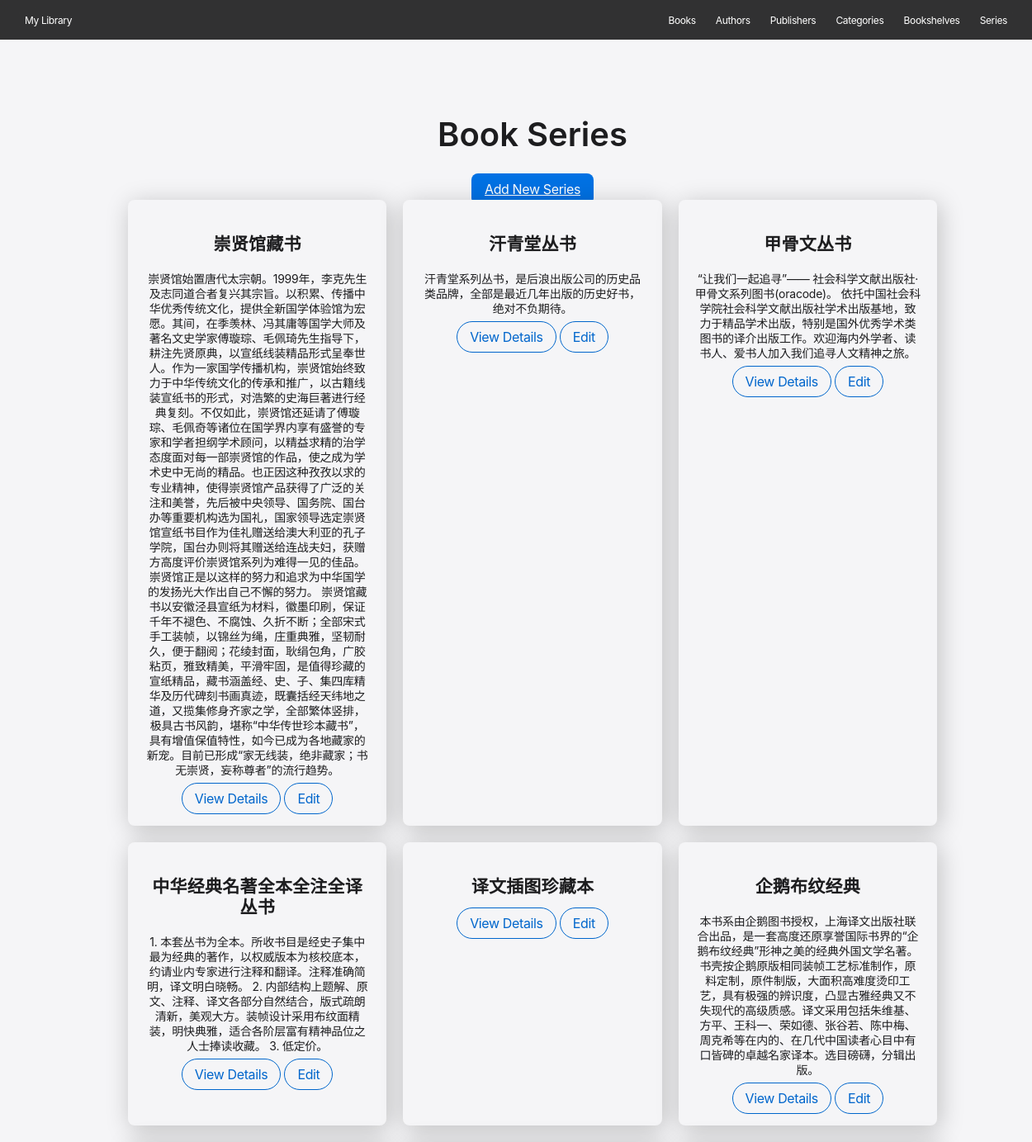
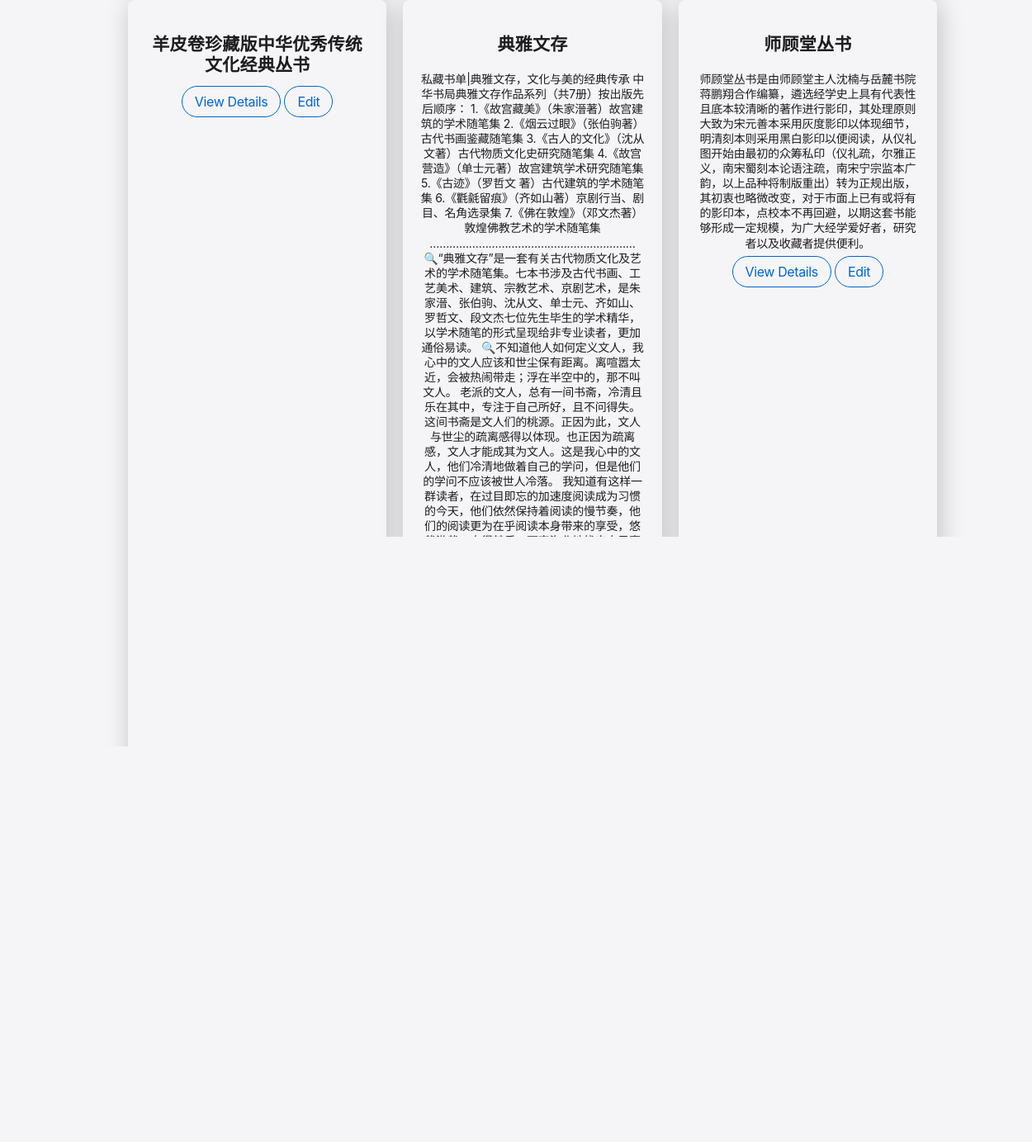
Screenshot of /series with the database file from the repository (2 pictures, top to bottom).
### models/series.py (models this page shows, shortened)
class BookSeries(Base):
    __tablename__ = 'book_series'
    id: Mapped[int] = mapped_column(Integer, primary_key=True, index=True)
    name: Mapped[str] = mapped_column(String(255), nullable=False)
    intro: Mapped[Optional[str]] = mapped_column(String(1000), nullable=True)
    books: Mapped[List["Book"]] = relationship(back_populates="book_series")

### main.py (the view)
@app.get("/series")
async def series_page(request: Request, db: Session = Depends(get_db)):
    series = db.query(BookSeries).limit(10).all()
    return templates.TemplateResponse("series.html", {"request": request, "series": series})

### templates/series.html (shortened to what this page needs)
{% extends "base.html" %}
{% block content %}
<section class="section light">
    <div class="container">
        <h1 class="section-heading">Book Series</h1>
        <a href="#" class="btn-primary-blue">Add New Series</a>
        <div class="grid">
            {% for serie in series %}
            <div class="card">
                <h3 class="card-title">{{ serie.name }}</h3>
                <p class="caption">{{ serie.intro }}</p>
                <a href="/series/{{ serie.id }}" class="btn-pill-link">View Details</a>
                <a href="#" class="btn-pill-link">Edit</a>
            </div>
            {% endfor %}
        </div>
    </div>
</section>
{% endblock %}

### static/css/styles.css (style rules this page uses)
:root { --pure-black: #000000; --light-gray: #f5f5f7; --near-black: #1d1d1f; --apple-blue: #0071e3; --link-blue: #0066cc; --bright-blue: #2997ff; --white: #ffffff; --black-80: rgba(0, 0, 0, 0.8); --black-48: rgba(0, 0, 0, 0.48); --dark-surface-1: #272729; --dark-surface-2: #262628; --dark-surface-3: #28282a; --dark-surface-4: #2a2a2d; --dark-surface-5: #242426; --button-active: #ededf2; --button-default-light: #fafafc; --overlay: rgba(210, 210, 215, 0.64); --white-32: rgba(255, 255, 255, 0.32); --card-shadow: rgba(0, 0, 0, 0.22) 3px 5px 30px 0px; }
body { font-family: 'SF Pro Display', 'SF Pro Text', 'SF Pro Icons', 'Helvetica Neue', Helvetica, Arial, sans-serif; margin: 0; padding: 0; line-height: 1.47; letter-spacing: -0.374px; color: var(--near-black); background-color: var(--light-gray); }
.section-heading { font-family: 'SF Pro Display', sans-serif; font-size: 40px; font-weight: 600; line-height: 1.10; letter-spacing: normal; }
.card-title { font-family: 'SF Pro Display', sans-serif; font-size: 21px; font-weight: 700; line-height: 1.19; letter-spacing: 0.231px; }
.caption { font-family: 'SF Pro Text', sans-serif; font-size: 14px; font-weight: 400; line-height: 1.29; letter-spacing: -0.224px; }
.btn-primary-blue { background-color: var(--apple-blue); color: var(--white); padding: 8px 15px; border-radius: 8px; border: 1px solid transparent; font: inherit; cursor: pointer; transition: background-color 0.2s; }
.btn-pill-link { background-color: transparent; color: var(--link-blue); border: 1px solid var(--link-blue); border-radius: 980px; padding: 8px 15px; font: inherit; text-decoration: none; cursor: pointer; transition: text-decoration 0.2s; }
.card { background-color: var(--light-gray); border-radius: 8px; padding: 20px; box-shadow: var(--card-shadow); }
.section { width: 100%; padding: 60px 20px; text-align: center; }
.section.light { background-color: var(--light-gray); color: var(--near-black); }
.container { max-width: 980px; margin: 0 auto; padding: 0 20px; }
.grid { display: grid; grid-template-columns: repeat(auto-fit, minmax(300px, 1fr)); gap: 20px; }

### rows the page displays
BookSeries: name "崇贤馆藏书", intro "崇贤馆始置唐代太宗朝。1999年，李克先生及志同道合者复兴其宗旨。以积累、传播中华优秀传统文化，提供全新国学体验馆为宏愿。其间，在季羡林、冯其庸等国学大师及著名文史学家傅璇琮、毛佩琦先生指导下，耕注先贤原典，以宣纸线装精品形式呈奉世人。作为一家国学传播机构，崇贤馆始终致力于中华传统文化的传承和推广，以古籍线装宣纸书的形式，对浩繁的史海巨著进行经典复刻。不仅如此，崇贤馆还延请了傅璇琮、毛佩奇等诸位在国学界内享有盛誉的专家和学者担纲学术顾问，以精益求精的治学态度面对每一部崇贤馆的作品，使之成为学术史中无尚的精品。也正因这种孜孜以求的专业精神，使得崇贤馆产品获得了广泛的关注和美誉，先后被中央领导、国务院、国台办等重要机构选为国礼，国家领导选定崇贤馆宣纸书目作为佳礼赠送给澳大利亚的孔子学院，国台办则将其赠送给连战夫妇，获赠方高度评价崇贤馆系列为难得一见的佳品。崇贤馆正是以这样的努力和追求为中华国学的发扬光大作出自己不懈的努力。 崇贤馆藏书以安徽泾县宣纸为材料，徽墨印刷，保证千年不褪色、不腐蚀、久折不断；全部宋式手工装帧，以锦丝为绳，庄重典雅，坚韧耐久，便于翻阅；花绫封面，耿绢包角，广胶粘页，雅致精美，平滑牢固，是值得珍藏的宣纸精品，藏书涵盖经、史、子、集四库精华及历代碑刻书画真迹，既囊括经天纬地之道，又揽集修身齐家之学，全部繁体竖排，极具古书风韵，堪称“中华传世珍本藏书”，具有增值保值特性，如今已成为各地藏家的新宠。目前已形成“家无线装，绝非藏家；书无崇贤，妄称尊者”的流行趋势。"
BookSeries: name "汗青堂丛书", intro "汗青堂系列丛书，是后浪出版公司的历史品类品牌，全部是最近几年出版的历史好书，绝对不负期待。"
BookSeries: name "甲骨文丛书", intro "“让我们一起追寻”—— 社会科学文献出版社·甲骨文系列图书(oracode)。 依托中国社会科学院社会科学文献出版社学术出版基地，致力于精品学术出版，特别是国外优秀学术类图书的译介出版工作。欢迎海内外学者、读书人、爱书人加入我们追寻人文精神之旅。"
BookSeries: name "中华经典名著全本全注全译丛书", intro "1. 本套丛书为全本。所收书目是经史子集中最为经典的著作，以权威版本为核校底本，约请业内专家进行注释和翻译。注释准确简明，译文明白晓畅。 2. 内部结构上题解、原文、注释、译文各部分自然结合，版式疏朗清新，美观大方。装帧设计采用布纹面精装，明快典雅，适合各阶层富有精神品位之人士捧读收藏。 3. 低定价。"
BookSeries: name "译文插图珍藏本"
BookSeries: name "企鹅布纹经典", intro "本书系由企鹅图书授权，上海译文出版社联合出品，是一套高度还原享誉国际书界的“企鹅布纹经典”形神之美的经典外国文学名著。书壳按企鹅原版相同装帧工艺标准制作，原料定制，原件制版，大面积高难度烫印工艺，具有极强的辨识度，凸显古雅经典又不失现代的高级质感。译文采用包括朱维基、方平、王科一、荣如德、张谷若、陈中梅、周克希等在内的、在几代中国读者心目中有口皆碑的卓越名家译本。选目磅礴，分辑出版。"
BookSeries: name "羊皮卷珍藏版中华优秀传统文化经典丛书"
BookSeries: name "典雅文存", intro "私藏书单|典雅文存，文化与美的经典传承 中华书局典雅文存作品系列（共7册）按出版先后顺序： 1.《故宫藏美》（朱家溍著）故宫建筑的学术随笔集 2.《烟云过眼》（张伯驹著）古代书画鉴藏随笔集 3.《古人的文化》（沈从文著）古代物质文化史研究随笔集 4.《故宫营造》（单士元著）故宫建筑学术研究随笔集 5.《古迹》（罗哲文 著）古代建筑的学术随笔集 6.《氍毹留痕》（齐如山著）京剧行当、剧目、名角选录集 7.《佛在敦煌》（邓文杰著）敦煌佛教艺术的学术随笔集 ……………………………………………………… 🔍“典雅文存”是一套有关古代物质文化及艺术的学术随笔集。七本书涉及古代书画、工艺美术、建筑、宗教艺术、京剧艺术，是朱家溍、张伯驹、沈从文、单士元、齐如山、罗哲文、段文杰七位先生毕生的学术精华，以学术随笔的形式呈现给非专业读者，更加通俗易读。 🔍不知道他人如何定义文人，我心中的文人应该和世尘保有距离。离喧嚣太近，会被热闹带走；浮在半空中的，那不叫文人。 老派的文人，总有一间书斋，冷清且乐在其中，专注于自己所好，且不问得失。这间书斋是文人们的桃源。正因为此，文人与世尘的疏离感得以体现。也正因为疏离感，文人才能成其为文人。这是我心中的文人，他们冷清地做着自己的学问，但是他们的学问不应该被世人冷落。 我知道有这样一群读者，在过目即忘的加速度阅读成为习惯的今天，他们依然保持着阅读的慢节奏，他们的阅读更为在乎阅读本身带来的享受，悠哉游哉，自得其乐。天南海北地找来自己喜欢的书，一本一本搬进书房，他们的读书藏书一切只关乎个人，只关乎爱好，独立的阅读判断和趣味，与潮流、热点以及实用无关。…"
BookSeries: name "师顾堂丛书", intro "师顾堂丛书是由师顾堂主人沈楠与岳麓书院蒋鹏翔合作编纂，遴选经学史上具有代表性且底本较清晰的著作进行影印，其处理原则大致为宋元善本采用灰度影印以体现细节，明清刻本则采用黑白影印以便阅读，从仪礼图开始由最初的众筹私印（仪礼疏，尔雅正义，南宋蜀刻本论语注疏，南宋宁宗监本广韵，以上品种将制版重出）转为正规出版，其初衷也略微改变，对于市面上已有或将有的影印本，点校本不再回避，以期这套书能够形成一定规模，为广大经学爱好者，研究者以及收藏者提供便利。"
